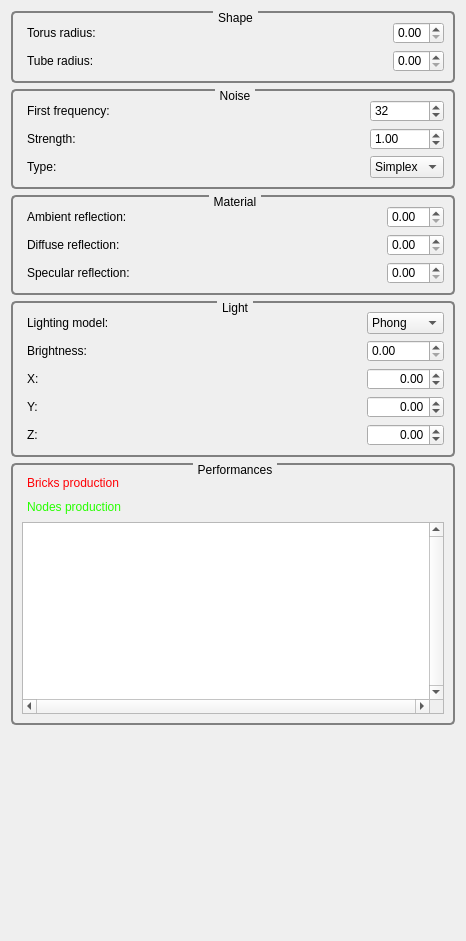
<?xml version="1.0" encoding="UTF-8"?>
<ui version="4.0">
 <class>GvQCustomEditor</class>
 <widget class="QWidget" name="GvQCustomEditor">
  <property name="geometry">
   <rect>
    <x>0</x>
    <y>0</y>
    <width>466</width>
    <height>941</height>
   </rect>
  </property>
  <property name="windowTitle">
   <string>Custom Editor</string>
  </property>
  <property name="styleSheet">
   <string>QGroupBox
{
     background-color: qlineargradient(x1: 0, y1: 0, x2: 0, y2: 1,
                                       stop: 0 #E0E0E0, stop: 1 #FFFFFF);
     border: 2px solid gray;
     border-radius: 5px;
     margin-top: 1ex; /* leave space at the top for the title */
 }

 QGroupBox::title
{
	 subcontrol-origin: margin;
     subcontrol-position: top center; /* position at the top center */
     padding: 0 3px;
     background-color: qlineargradient(x1: 0, y1: 0, x2: 0, y2: 1,
                                       stop: 0 #FFOECE, stop: 1 #FFFFFF);
 }

QLabel
{
	border-radius: 4px;
	padding: 2px;
 }
</string>
  </property>
  <layout class="QVBoxLayout" name="verticalLayout">
   <item>
    <widget class="QGroupBox" name="groupBox_4">
     <property name="title">
      <string>Shape</string>
     </property>
     <layout class="QGridLayout" name="gridLayout_5">
      <item row="2" column="0">
       <widget class="QLabel" name="label_15">
        <property name="text">
         <string>Tube radius:</string>
        </property>
       </widget>
      </item>
      <item row="0" column="2">
       <widget class="QDoubleSpinBox" name="_torusRadiusDoubleSpinBox">
        <property name="maximum">
         <double>1.000000000000000</double>
        </property>
        <property name="singleStep">
         <double>0.100000000000000</double>
        </property>
       </widget>
      </item>
      <item row="0" column="0">
       <widget class="QLabel" name="label_14">
        <property name="text">
         <string>Torus radius: </string>
        </property>
       </widget>
      </item>
      <item row="2" column="2">
       <widget class="QDoubleSpinBox" name="_tubeRadiusDoubleSpinBox">
        <property name="maximum">
         <double>1.000000000000000</double>
        </property>
        <property name="singleStep">
         <double>0.100000000000000</double>
        </property>
       </widget>
      </item>
      <item row="0" column="1">
       <spacer name="horizontalSpacer_12">
        <property name="orientation">
         <enum>Qt::Horizontal</enum>
        </property>
        <property name="sizeHint" stdset="0">
         <size>
          <width>40</width>
          <height>20</height>
         </size>
        </property>
       </spacer>
      </item>
      <item row="2" column="1">
       <spacer name="horizontalSpacer_13">
        <property name="orientation">
         <enum>Qt::Horizontal</enum>
        </property>
        <property name="sizeHint" stdset="0">
         <size>
          <width>40</width>
          <height>20</height>
         </size>
        </property>
       </spacer>
      </item>
     </layout>
    </widget>
   </item>
   <item>
    <widget class="QGroupBox" name="groupBox">
     <property name="title">
      <string>Noise</string>
     </property>
     <layout class="QGridLayout" name="gridLayout">
      <item row="1" column="0">
       <widget class="QLabel" name="label">
        <property name="text">
         <string>First frequency:</string>
        </property>
       </widget>
      </item>
      <item row="1" column="2">
       <widget class="QSpinBox" name="_noiseFirstFrequencySpinBox">
        <property name="wrapping">
         <bool>false</bool>
        </property>
        <property name="minimum">
         <number>1</number>
        </property>
        <property name="maximum">
         <number>4096</number>
        </property>
        <property name="value">
         <number>32</number>
        </property>
       </widget>
      </item>
      <item row="2" column="0">
       <widget class="QLabel" name="label_2">
        <property name="text">
         <string>Strength:</string>
        </property>
       </widget>
      </item>
      <item row="2" column="2">
       <widget class="QDoubleSpinBox" name="_noiseStrengthSpinBox">
        <property name="minimum">
         <double>-100.000000000000000</double>
        </property>
        <property name="maximum">
         <double>100.000000000000000</double>
        </property>
        <property name="singleStep">
         <double>0.100000000000000</double>
        </property>
        <property name="value">
         <double>1.000000000000000</double>
        </property>
       </widget>
      </item>
      <item row="3" column="2">
       <widget class="QComboBox" name="_noiseTypeComboBox">
        <item>
         <property name="text">
          <string>Simplex</string>
         </property>
        </item>
        <item>
         <property name="text">
          <string>Perlin</string>
         </property>
        </item>
       </widget>
      </item>
      <item row="3" column="0">
       <widget class="QLabel" name="label_3">
        <property name="text">
         <string>Type:</string>
        </property>
       </widget>
      </item>
      <item row="1" column="1">
       <spacer name="horizontalSpacer_3">
        <property name="orientation">
         <enum>Qt::Horizontal</enum>
        </property>
        <property name="sizeHint" stdset="0">
         <size>
          <width>40</width>
          <height>20</height>
         </size>
        </property>
       </spacer>
      </item>
      <item row="2" column="1">
       <spacer name="horizontalSpacer_4">
        <property name="orientation">
         <enum>Qt::Horizontal</enum>
        </property>
        <property name="sizeHint" stdset="0">
         <size>
          <width>40</width>
          <height>20</height>
         </size>
        </property>
       </spacer>
      </item>
      <item row="3" column="1">
       <spacer name="horizontalSpacer_5">
        <property name="orientation">
         <enum>Qt::Horizontal</enum>
        </property>
        <property name="sizeHint" stdset="0">
         <size>
          <width>40</width>
          <height>20</height>
         </size>
        </property>
       </spacer>
      </item>
     </layout>
    </widget>
   </item>
   <item>
    <widget class="QGroupBox" name="Material">
     <property name="title">
      <string>Material</string>
     </property>
     <layout class="QGridLayout" name="gridLayout_4">
      <item row="0" column="0">
       <widget class="QLabel" name="label_11">
        <property name="text">
         <string>Ambient reflection:</string>
        </property>
       </widget>
      </item>
      <item row="1" column="0">
       <widget class="QLabel" name="label_12">
        <property name="text">
         <string>Diffuse reflection:</string>
        </property>
       </widget>
      </item>
      <item row="2" column="0">
       <widget class="QLabel" name="label_13">
        <property name="text">
         <string>Specular reflection:</string>
        </property>
       </widget>
      </item>
      <item row="0" column="2">
       <widget class="QDoubleSpinBox" name="_ambientDoubleSpinBox">
        <property name="singleStep">
         <double>0.100000000000000</double>
        </property>
       </widget>
      </item>
      <item row="1" column="2">
       <widget class="QDoubleSpinBox" name="_diffuseDoubleSpinBox">
        <property name="singleStep">
         <double>0.100000000000000</double>
        </property>
       </widget>
      </item>
      <item row="2" column="2">
       <widget class="QDoubleSpinBox" name="_specularDoubleSpinBox">
        <property name="singleStep">
         <double>0.100000000000000</double>
        </property>
       </widget>
      </item>
      <item row="0" column="1">
       <spacer name="horizontalSpacer_2">
        <property name="orientation">
         <enum>Qt::Horizontal</enum>
        </property>
        <property name="sizeHint" stdset="0">
         <size>
          <width>40</width>
          <height>20</height>
         </size>
        </property>
       </spacer>
      </item>
      <item row="1" column="1">
       <spacer name="horizontalSpacer_10">
        <property name="orientation">
         <enum>Qt::Horizontal</enum>
        </property>
        <property name="sizeHint" stdset="0">
         <size>
          <width>40</width>
          <height>20</height>
         </size>
        </property>
       </spacer>
      </item>
      <item row="2" column="1">
       <spacer name="horizontalSpacer_11">
        <property name="orientation">
         <enum>Qt::Horizontal</enum>
        </property>
        <property name="sizeHint" stdset="0">
         <size>
          <width>40</width>
          <height>20</height>
         </size>
        </property>
       </spacer>
      </item>
     </layout>
    </widget>
   </item>
   <item>
    <widget class="QGroupBox" name="groupBox_2">
     <property name="title">
      <string>Light</string>
     </property>
     <layout class="QGridLayout" name="gridLayout_3">
      <item row="5" column="2">
       <spacer name="horizontalSpacer_8">
        <property name="orientation">
         <enum>Qt::Horizontal</enum>
        </property>
        <property name="sizeHint" stdset="0">
         <size>
          <width>40</width>
          <height>20</height>
         </size>
        </property>
       </spacer>
      </item>
      <item row="1" column="3">
       <widget class="QComboBox" name="_lightTypeComboBox">
        <item>
         <property name="text">
          <string>Phong</string>
         </property>
        </item>
        <item>
         <property name="text">
          <string>Lambert</string>
         </property>
        </item>
       </widget>
      </item>
      <item row="3" column="0">
       <widget class="QLabel" name="label_4">
        <property name="text">
         <string>X:</string>
        </property>
       </widget>
      </item>
      <item row="3" column="2">
       <spacer name="horizontalSpacer_6">
        <property name="orientation">
         <enum>Qt::Horizontal</enum>
        </property>
        <property name="sizeHint" stdset="0">
         <size>
          <width>40</width>
          <height>20</height>
         </size>
        </property>
       </spacer>
      </item>
      <item row="1" column="0">
       <widget class="QLabel" name="label_7">
        <property name="text">
         <string>Lighting model:</string>
        </property>
       </widget>
      </item>
      <item row="4" column="2">
       <spacer name="horizontalSpacer_7">
        <property name="orientation">
         <enum>Qt::Horizontal</enum>
        </property>
        <property name="sizeHint" stdset="0">
         <size>
          <width>40</width>
          <height>20</height>
         </size>
        </property>
       </spacer>
      </item>
      <item row="2" column="2">
       <spacer name="horizontalSpacer">
        <property name="orientation">
         <enum>Qt::Horizontal</enum>
        </property>
        <property name="sizeHint" stdset="0">
         <size>
          <width>40</width>
          <height>20</height>
         </size>
        </property>
       </spacer>
      </item>
      <item row="3" column="3">
       <widget class="QDoubleSpinBox" name="_lightXDoubleSpinBox">
        <property name="alignment">
         <set>Qt::AlignRight|Qt::AlignTrailing|Qt::AlignVCenter</set>
        </property>
        <property name="minimum">
         <double>-99.989999999999995</double>
        </property>
        <property name="singleStep">
         <double>0.100000000000000</double>
        </property>
       </widget>
      </item>
      <item row="4" column="0">
       <widget class="QLabel" name="label_5">
        <property name="text">
         <string>Y:</string>
        </property>
       </widget>
      </item>
      <item row="4" column="3">
       <widget class="QDoubleSpinBox" name="_lightYDoubleSpinBox">
        <property name="alignment">
         <set>Qt::AlignRight|Qt::AlignTrailing|Qt::AlignVCenter</set>
        </property>
        <property name="minimum">
         <double>-99.989999999999995</double>
        </property>
        <property name="singleStep">
         <double>0.100000000000000</double>
        </property>
       </widget>
      </item>
      <item row="5" column="0">
       <widget class="QLabel" name="label_6">
        <property name="text">
         <string>Z:</string>
        </property>
       </widget>
      </item>
      <item row="5" column="3">
       <widget class="QDoubleSpinBox" name="_lightZDoubleSpinBox">
        <property name="alignment">
         <set>Qt::AlignRight|Qt::AlignTrailing|Qt::AlignVCenter</set>
        </property>
        <property name="minimum">
         <double>-99.989999999999995</double>
        </property>
        <property name="singleStep">
         <double>0.100000000000000</double>
        </property>
       </widget>
      </item>
      <item row="1" column="2">
       <spacer name="horizontalSpacer_9">
        <property name="orientation">
         <enum>Qt::Horizontal</enum>
        </property>
        <property name="sizeHint" stdset="0">
         <size>
          <width>40</width>
          <height>20</height>
         </size>
        </property>
       </spacer>
      </item>
      <item row="2" column="0">
       <widget class="QLabel" name="label_8">
        <property name="text">
         <string>Brightness:</string>
        </property>
       </widget>
      </item>
      <item row="2" column="3">
       <widget class="QDoubleSpinBox" name="_brightnessSpinBox">
        <property name="maximum">
         <double>99999.990000000005239</double>
        </property>
        <property name="singleStep">
         <double>10.000000000000000</double>
        </property>
       </widget>
      </item>
     </layout>
    </widget>
   </item>
   <item>
    <widget class="QGroupBox" name="groupBox_3">
     <property name="title">
      <string>Performances</string>
     </property>
     <layout class="QGridLayout" name="gridLayout_2">
      <item row="2" column="0">
       <widget class="QGraphicsView" name="_timerGraphicsView">
        <property name="frameShadow">
         <enum>QFrame::Plain</enum>
        </property>
        <property name="verticalScrollBarPolicy">
         <enum>Qt::ScrollBarAlwaysOn</enum>
        </property>
        <property name="horizontalScrollBarPolicy">
         <enum>Qt::ScrollBarAlwaysOn</enum>
        </property>
        <property name="dragMode">
         <enum>QGraphicsView::ScrollHandDrag</enum>
        </property>
       </widget>
      </item>
      <item row="0" column="0">
       <widget class="QLabel" name="label_9">
        <property name="text">
         <string>&lt;html&gt;&lt;head/&gt;&lt;body&gt;&lt;p&gt;&lt;span style=&quot; color:#ff0004;&quot;&gt;Bricks production&lt;/span&gt;&lt;/p&gt;&lt;/body&gt;&lt;/html&gt;</string>
        </property>
       </widget>
      </item>
      <item row="1" column="0">
       <widget class="QLabel" name="label_10">
        <property name="text">
         <string>&lt;html&gt;&lt;head/&gt;&lt;body&gt;&lt;p&gt;&lt;span style=&quot; color:#26ff00;&quot;&gt;Nodes production&lt;/span&gt;&lt;/p&gt;&lt;/body&gt;&lt;/html&gt;</string>
        </property>
       </widget>
      </item>
     </layout>
    </widget>
   </item>
   <item>
    <spacer name="verticalSpacer">
     <property name="orientation">
      <enum>Qt::Vertical</enum>
     </property>
     <property name="sizeHint" stdset="0">
      <size>
       <width>20</width>
       <height>40</height>
      </size>
     </property>
    </spacer>
   </item>
  </layout>
 </widget>
 <resources>
  <include location="../../../../Tools/GigaVoxelsViewer/GvViewerGui/Ui/resources.qrc"/>
 </resources>
 <connections/>
</ui>
